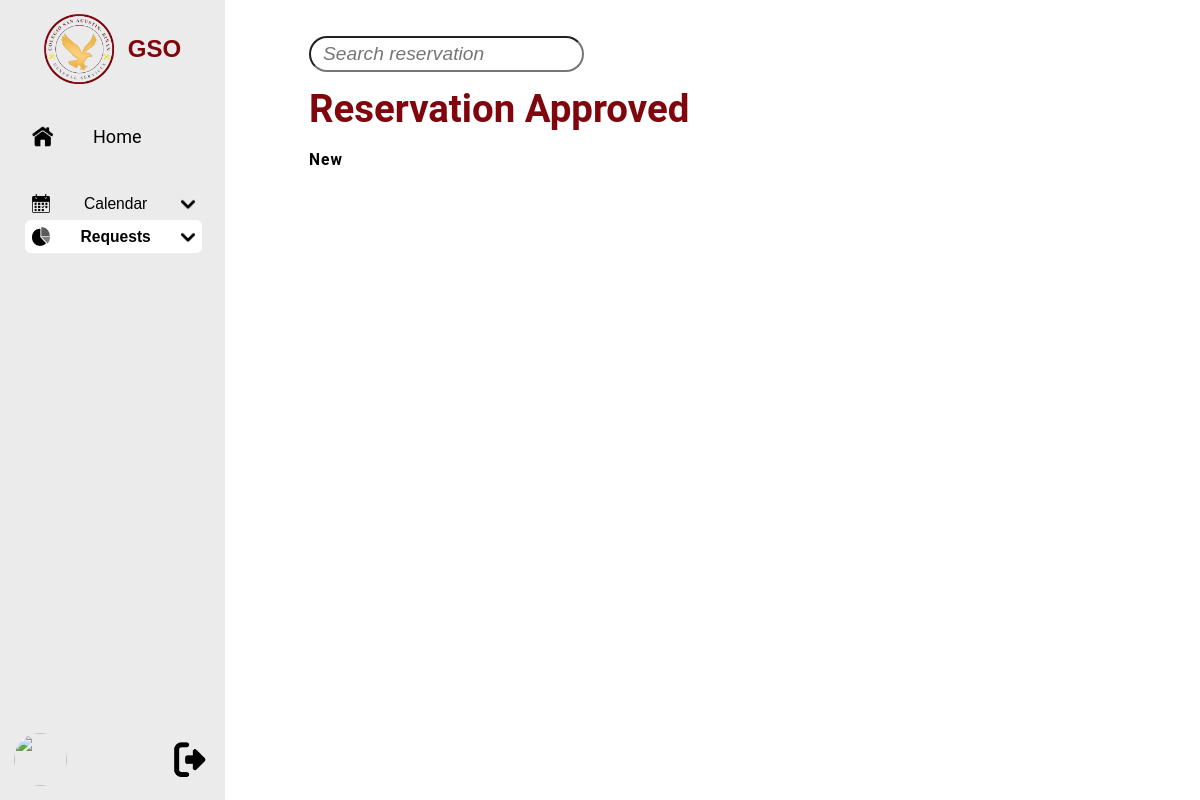
The app's page /GSO.php?rapp=a, older data.
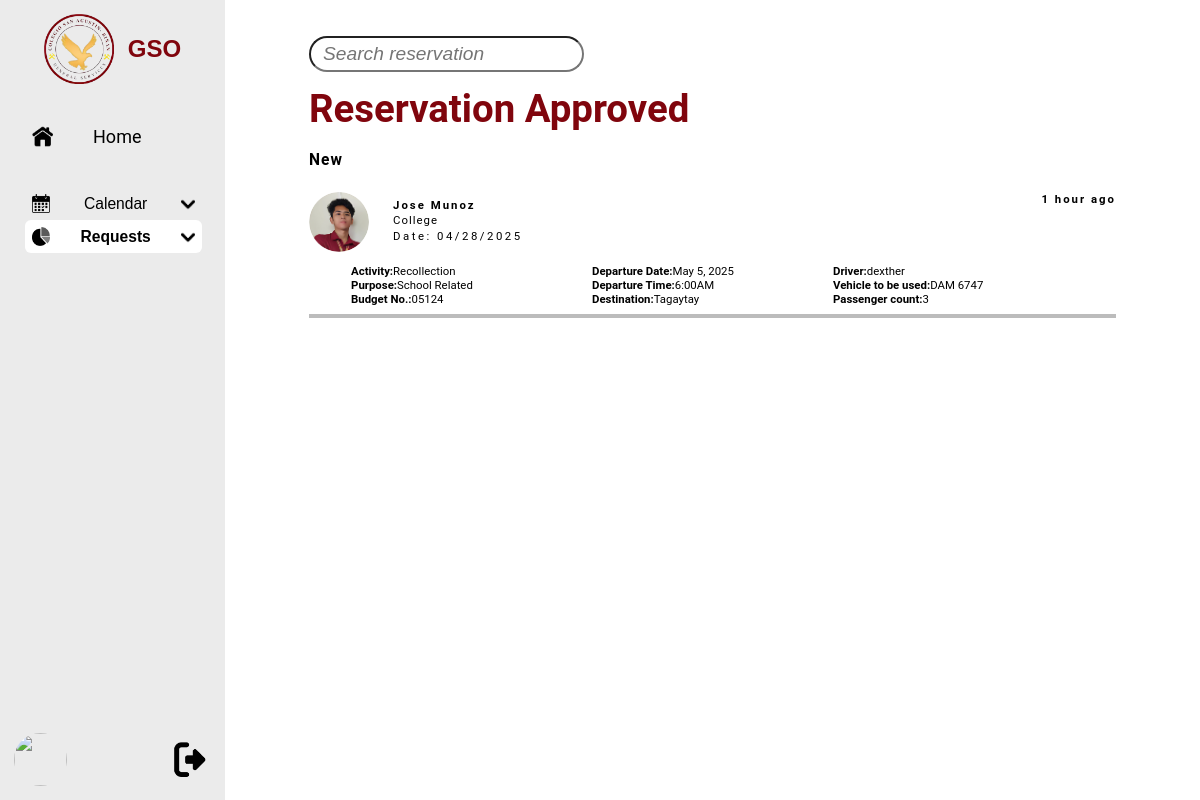
The same page, newer data.
### tables this page shows
CREATE TABLE `vrftb` (
  `id` varchar(20) NOT NULL,
  `name` varchar(50) DEFAULT NULL,
  `department` varchar(50) DEFAULT NULL,
  `activity` varchar(50) DEFAULT NULL,
  `purpose` varchar(20) DEFAULT NULL,
  `date_filed` date DEFAULT NULL,
  `budget_no` varchar(10) DEFAULT NULL,
  `vehicle` varchar(50) DEFAULT NULL,
  `driver` varchar(50) DEFAULT NULL,
  `destination` varchar(255) DEFAULT NULL,
  `departure` datetime DEFAULT NULL,
  `passenger_count` int(10) DEFAULT NULL,
  `passenger_attachment` varchar(255) DEFAULT NULL,
  `transportation_cost` varchar(255) DEFAULT NULL,
  `total_cost` decimal(10,2) DEFAULT 0.00,
  `letter_attachment` varchar(255) DEFAULT NULL,
  `created_at` timestamp NOT NULL DEFAULT current_timestamp(),
  `updated_at` timestamp NOT NULL DEFAULT current_timestamp() ON UPDATE current_timestamp(),
  `gsoassistant_status` enum('Pending','Clicked','Rejected','Approved') DEFAULT 'Pending',
  `immediatehead_status` enum('Pending','Clicked','Rejected','Approved') DEFAULT 'Pending',
  `gsodirector_status` enum('Pending','Clicked','Rejected','Approved') DEFAULT 'Pending',
  `accounting_status` enum('Pending','Clicked','Rejected','Approved') DEFAULT 'Pending',
  PRIMARY KEY (`id`)
);

### GSO.php (the view, shortened to what this page needs)
<!DOCTYPE html>
<html lang="en">
   <head>
      <link rel="stylesheet" href="styles.css">
      <link rel="stylesheet" href="https://cdnjs.cloudflare.com/ajax/libs/font-awesome/6.4.2/css/all.min.css">
   </head>
<body>
   <nav class="sidebar active">
      <button onclick="toggleSidebar()" id="logo">
         <img src="PNG/GSO_Logo.png" alt="">
         <span class="logo">GSO</span>
      </button>
      <li id="home">
         <a href="GSO.php" class="icon">
            <div>
               <img src="PNG/Home.png" alt="Home">
               <span class="title">Home</span>
            </div>
         </a>
      </li>
      <ul class="nav-list">
         <li style="height: 2.5vw;"></li>
         <li>
            <button onclick="toggleDropdown(this)" class="dropdown-btn" id="calendar">
               <img src="PNG/Calendar.png" alt="Calendar">
               <span>Calendar</span>
               <img src="PNG/Down.png" alt="DropDown">
            </button>
         </li>
         <?php
            if ($_SESSION['role'] != 'User') {
               ?>
                  <li>
                     <button onclick="toggleDropdown(this)" class="dropdown-btn" id="requests">
                        <img src="PNG/Pie.png" alt="Requests">
                        <span>Requests</span>
                        <img src="PNG/Down.png" alt="DropDown">
                     </button>
                  </li>
               <?php
            }
               ?>
      </ul>
      <div id="logout">
         <img id=profile src="uploads/<?php echo $_SESSION['ppicture']; ?>" alt="<?php echo $_SESSION['ppicture']; ?>">
         <a href="index.php">
            <button>
               <img id=logout-img src="PNG/Logout.png" alt="Logout">
            </button>
         </a>
      </div>
   </nav>
   <?php
      if(isset($_GET["papp"]) and !empty($_GET["papp"]))
      {
         ?>
            <main>
         <?php
      }
      else
      {
         ?>
            <main>
         <?php
      }
   ?>
      <?php
         if(isset($_GET["papp"]) and !empty($_GET["papp"]))
         pendingApproval();
         elseif(isset($_GET["rapp"]) and !empty($_GET["rapp"]))
         reservationApproved();
         elseif(isset($_GET["creq"]) and !empty($_GET["creq"]))
         cancelledRequests();
         elseif(isset($_GET["aveh"]) and !empty($_GET["aveh"]))
         addVehicle();
         elseif(isset($_GET["mveh"]) and !empty($_GET["mveh"]))
         manageVehicle();
         elseif(isset($_GET["mche"]) and !empty($_GET["mche"]))
         maintenanceChecklist();
         elseif(isset($_GET["vres"]) and !empty($_GET["vres"]))
         vehicleReservationForm();
         elseif(isset($_GET["vsch"]) and !empty($_GET["vsch"]))
         vehicleSchedules();
         elseif(isset($_GET["dsch"]) and !empty($_GET["dsch"]))
         driverSchedules();
         elseif(isset($_GET["macc"]) and !empty($_GET["macc"]))
         manageAccount();
         elseif(isset($_GET["mdep"]) and !empty($_GET["mdep"]))
         manageDepartment();
         elseif(isset($_GET["srep"]) and !empty($_GET["srep"]))
         summaryReport();
         else
         home();
      ?>
   </main>
</body>
</html>
      <?php
   function reservationApproved()
   {
      ?>
         <input class="search" type="text" id="search" placeholder="Search reservation">
         <div class="maintitle">
            <h1>Reservation Approved</h1>
            <p>New</p>
         </div>
         <div class="whitespace"></div>
         <?php
            include 'config.php';
            $selectvrf = "SELECT * FROM vrftb WHERE gsoassistant_status='Approved' AND immediatehead_status='Approved' AND gsodirector_status='Approved' AND accounting_status='Approved' ORDER BY date_filed DESC, id DESC";
            $resultvrf = $conn->query($selectvrf);
            if ($resultvrf->num_rows > 0) {
               while($rowvrf = $resultvrf->fetch_assoc()) {
                  ?>
                     <a href="GSO.php?rapp=a&vrfid=<?php echo $rowvrf['id']; ?>#vrespopup" class="link" style="text-decoration:none;">
                  <?php
                     if($rowvrf[$status] != "Clicked")
                     {
                        ?> <div class="info-box"> <?php
                     }
                     else
                     {
                        ?> <div class="info-box" style="background-color:#eeeeee;"> <?php
                     }
                        ?>
                           <div class="pending">
                              <span class="time">1 hour ago</span>
                           </div>
                           <div class="info-heading">
                              <img src="uploads/Maynard.png" alt="Profile">
                              <span class="info-heading-text">
                                 <span class="name"><?php echo $rowvrf['name'] ?></span>
                                 <span class="department"><?php echo $rowvrf['department'] ?></span>
                                 <span class="date"><?php echo "Date: ".date("m/d/Y", strtotime($rowvrf['date_filed']));?></span>
                              </span>
                           </div>
                           <div class="info-details">
                              <div>
                                 <div><div class="title">Activity:</div><div class="dikoalam"><?php echo $rowvrf['activity']; ?></div></div>
                                 <div><div class="title">Purpose:</div><div class="dikoalam"><?php echo $rowvrf['purpose']; ?></div></div>
                                 <div><div class="title">Budget No.:</div><div class="dikoalam"><?php echo $rowvrf['budget_no']; ?></div></div>
                              </div>
                              <div>
                                 <div><div class="title">Departure Date:</div><div class="dikoalam"><?php echo (new DateTime($rowvrf['departure']))->format("F j, Y"); ?></div></div>
                                 <div><div class="title">Departure Time:</div><div class="dikoalam"><?php echo (new DateTime($rowvrf['departure']))->format("g:iA"); ?></div></div>
                                 <div><div class="title">Destination:</div><div class="dikoalam"><?php echo $rowvrf['destination']; ?></div></div>
                              </div>
                              <div>
                                 <div><div class="title">Driver:</div><div class="dikoalam"><?php echo $rowvrf['driver']; ?></div></div>
                                 <div><div class="title">Vehicle to be used:</div><div class="dikoalam"><?php echo $rowvrf['vehicle']; ?></div></div>
                                 <div><div class="title">Passenger count:</div><div class="dikoalam"><?php echo $rowvrf['passenger_count'] ?></div></div>
                              </div>
                           </div>
                        </div>
                     </a>
                  <?php
               }
            }
         ?>
      <?php
   }
      ?>

### styles.css (style rules this page uses)
:root { --light-gray: #ebebeb; --dark-gray: #bcbcbc; --sidebar-width: 23.33vw; --maroon: #80050d; --yellow: #efb954; }
* { margin: 0; padding: 0; box-sizing: border-box; text-decoration: none; color: black; }
body { padding: 0; font-family: 'Roboto', sans-serif; background-color: white; display: flex; flex-direction: row; }
li { list-style: none; }
.sidebar ul { height: calc(100% - 17.5vw); scrollbar-width: none; scrollbar-color: #999 #f1f1f1; scroll-behavior: smooth; overflow-y: auto; overflow-x: hidden; }

Row changes from the older to the newer data that the page shows:
added vrftb: name "Jose Munoz", department "College", date_filed "04/28/2025", activity "Recollection", purpose "School Related", budget_no "05124", departure "May 5, 2025", departure "6:00AM", destination "Tagaytay", driver "dexther", vehicle "DAM 6747", passenger_count "3"
